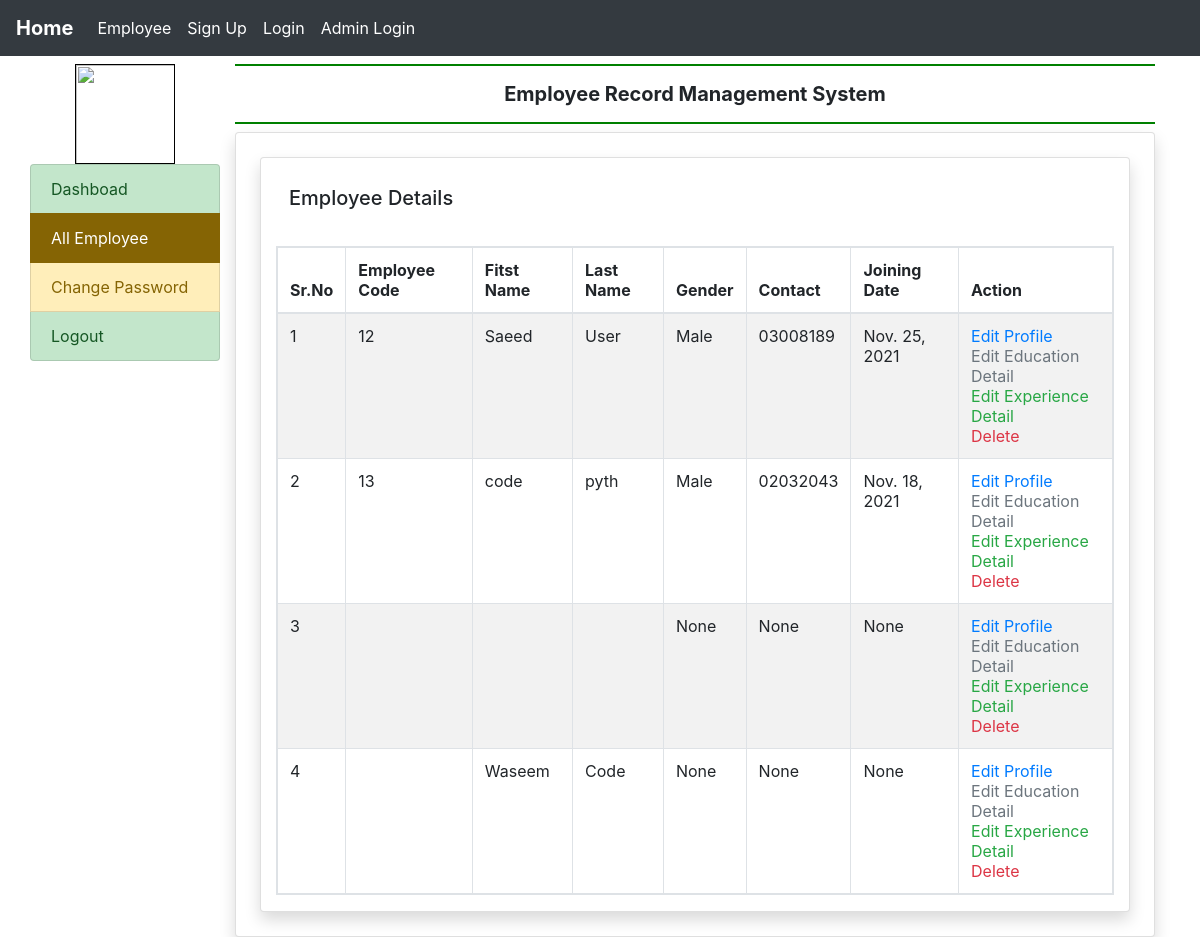
/all_employees/ (signed in), run on the app's committed database.
### recordapp/models.py (models this page shows, shortened)
class EmployeeDetail(models.Model):
    user = models.ForeignKey(User, on_delete=models.CASCADE)
    empcode = models.CharField(max_length=50, null=True)
    empdept = models.CharField(max_length=100, null=True)
    designation = models.CharField(max_length=15, null=True)
    contact = models.CharField(max_length=15, null=True)
    gender = models.CharField(max_length=50, null=True)
    joindate = models.DateField(null=True)

### recordapp/views.py (the view)
# urls.py: path('all_employees/', all_employees, name='all_employees'),
def all_employees(request):
    if not request.user.is_authenticated:
        return redirect('admin_login')
    employee = EmployeeDetail.objects.all()
    return render(request, 'all_employees.html', locals())

### recordapp/templates/all_employees.html
{% extends 'admin_base.html' %}
{% block main%}
<div class="card shadow m-1">
    <div class="card-body">
        <h5 class="p-2" style="border-bottom: 2px solid danger">Employee Details</h5>
    </div>
    <div class="container-fluid">
        <table class="table table-striped table-hover table-bordered table-inverse table-responsive">
            <thead class="thead-inverse">
                <tr>
                    <th>Sr.No</th>
                    <th>Employee Code</th>
                    <th>Fitst Name</th>
                    <th>Last Name</th>
                    <th>Gender</th>
                    <th>Contact</th>
                    <th>Joining Date</th>
                    <th>Action</th>
                </tr>
                </thead>
                <tbody>
                {% for i in employee %}
                    <tr>
                        <td>{{forloop.counter}}</td>
                        <td>{{i.empcode}}</td>
                        <td>{{i.user.first_name}}</td>
                        <td>{{i.user.last_name}}</td>
                        <td>{{i.gender}}</td>
                        <td>{{i.contact}}</td>
                        <td>{{i.joindate}}</td>
                        <td> <a href="{% url 'edit_profile' i.id  %}" class="text-primary">Edit Profile</a><br>
                        <a href="{% url 'edit_education' i.user.id  %}" class="text-secondary">Edit Education Detail</a></br>
                        <a href="{% url 'edit_experience' i.user.id  %}" class="text-success">Edit Experience Detail</a></br>
                        <a href="{% url 'delete_employee' i.user.id  %}" class="text-danger" onclick="return confirm()">Delete</a> </td>
                    </tr>
                {% endfor %}
                </tbody>
        </table>
    </div>
</div>
{% endblock %}

### data on the page
EmployeeDetail: empcode "12", user.first_name "Saeed", user.last_name "User", gender "Male", contact "03008189", joindate "Nov. 25, 2021"
EmployeeDetail: empcode "13", user.first_name "code", user.last_name "pyth", gender "Male", contact "02032043", joindate "Nov. 18, 2021"
EmployeeDetail: gender "None", contact "None", joindate "None"
EmployeeDetail: user.first_name "Waseem", user.last_name "Code", gender "None", contact "None", joindate "None"
